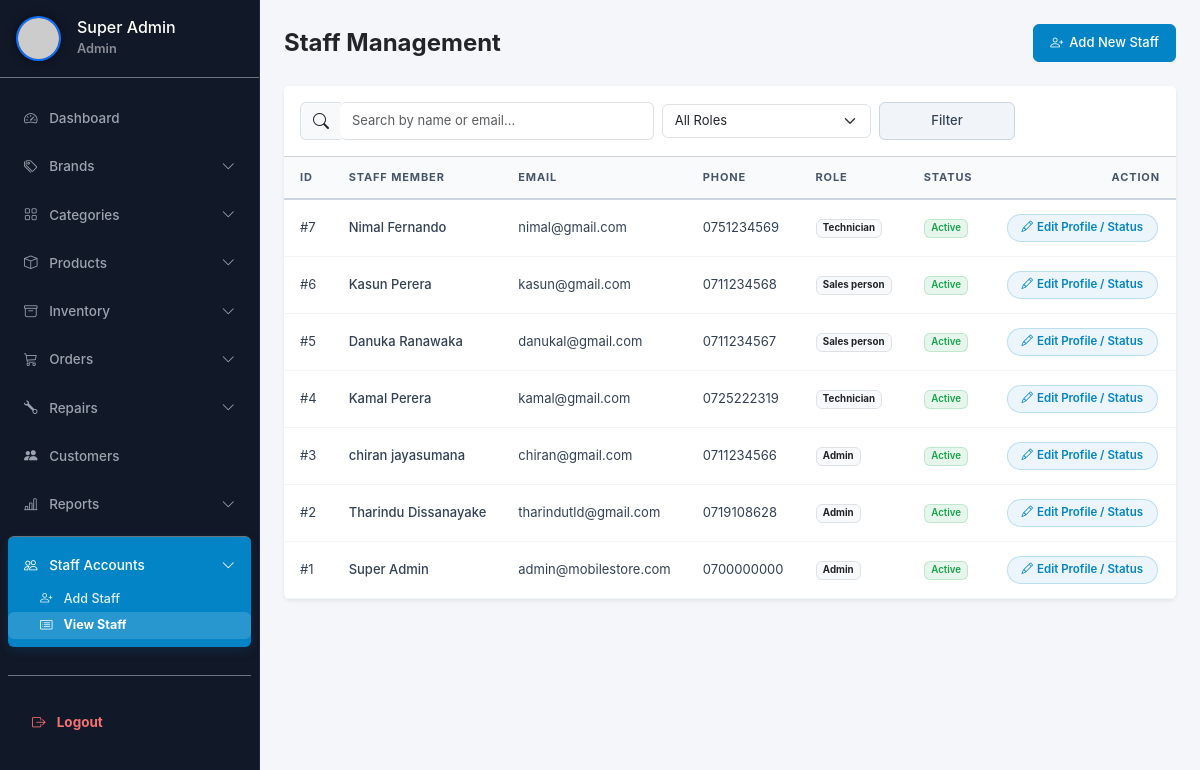
The app's page /legacy_php_backup/admin/adm_view_staff.php (signed in) with its own data.
### tables this page shows
CREATE TABLE `staff_users` (
  `id` int(11) NOT NULL AUTO_INCREMENT,
  `first_name` varchar(50) NOT NULL,
  `last_name` varchar(50) NOT NULL,
  `email` varchar(100) NOT NULL,
  `phone` varchar(20) NOT NULL,
  `gender` enum('Male','Female') NOT NULL,
  `birth_date` date NOT NULL,
  `role` enum('Admin','Sales person','Technician') NOT NULL,
  `status` enum('Active','Inactive') NOT NULL,
  `password` varchar(255) NOT NULL,
  `created_at` timestamp NOT NULL DEFAULT current_timestamp(),
  `updated_at` timestamp NOT NULL DEFAULT current_timestamp() ON UPDATE current_timestamp(),
  PRIMARY KEY (`id`),
  UNIQUE KEY `unique_email` (`email`)
);

### legacy_php_backup/admin/adm_view_staff.php (the view, shortened to what this page needs)
<?php
include("../includes/admin/auth_admin.php");
include("../includes/admin/header.php");
$search = $_GET['search'] ?? "";
$where_sql = " WHERE 1=1";
$types = "";
$params = [];
$limit = 10;
$page = isset($_GET['page']) && is_numeric($_GET['page']) ? (int)$_GET['page'] : 1;
$offset = ($page - 1) * $limit;
$sql = "SELECT * FROM staff_users" . $where_sql . " ORDER BY id DESC LIMIT ? OFFSET ?";
$types_pag = $types . "ii";
$params_pag = array_merge($params, [$limit, $offset]);
$stmt = $conn->prepare($sql);
$stmt->bind_param($types_pag, ...$params_pag);
$stmt->execute();
$result = $stmt->get_result();
?>
<div class="container-fluid">
    <div class="row">
        <?php include '../includes/admin/sidebar.php'; ?>
        <div class="col-md-10 p-4">
            <div class="d-flex justify-content-between align-items-center mb-4">
                <h4 class="mb-0 fw-bold">Staff Management</h4>
                <a href="adm_add_staff.php" class="btn btn-primary d-flex align-items-center gap-2">
                    <i class="bi bi-person-plus"></i> Add New Staff
                </a>
            </div>
            <div class="card shadow-sm border-0">
                <div class="card-header bg-white py-3">
                    <form method="GET" class="row g-2 align-items-center">
                        <div class="col-md-5">
                            <div class="input-group">
                                <span class="input-group-text bg-light border-end-0"><i class="bi bi-search"></i></span>
                                <input type="text" name="search" class="form-control border-start-0 ps-0" placeholder="Search by name or email..." value="<?= htmlspecialchars($search); ?>">
                            </div>
                        </div>
                        <div class="col-md-3">
                            <select name="role" class="form-select">
                                <option value="">All Roles</option>
                            </select>
                        </div>
                        <div class="col-md-2">
                            <button class="btn btn-secondary w-100" type="submit">Filter</button>
                        </div>
                    </form>
                </div>
                <div class="table-responsive">
                    <table class="table table-hover align-middle mb-0">
                        <thead class="table-light">
                            <tr>
                                <th class="ps-3">ID</th>
                                <th>Staff Member</th>
                                <th>Email</th>
                                <th>Phone</th>
                                <th>Role</th>
                                <th>Status</th>
                                <th class="text-end pe-3">Action</th>
                            </tr>
                        </thead>
                        <tbody>
                            <?php if($result->num_rows > 0): ?>
                                <?php while ($row = $result->fetch_assoc()):
                                    $jsonData = htmlspecialchars(json_encode($row), ENT_QUOTES, 'UTF-8');
                                ?>
                                    <tr>
                                        <td class="ps-3 text-muted">#<?= $row['id'] ?></td>
                                        <td class="fw-medium text-primary" style="cursor: pointer;" onclick="viewStaffDetails(<?= $jsonData ?>)"><?= htmlspecialchars($row['first_name'] . " " . $row['last_name']) ?></td>
                                        <td><?= htmlspecialchars($row['email']) ?></td>
                                        <td><?= htmlspecialchars($row['phone'] ?? 'N/A') ?></td>
                                        <td><span class="badge bg-light text-dark border"><?= $row['role'] ?></span></td>
                                        <td>
                                            <?php if($row['status'] == 'Active'): ?>
                                                <span class="badge bg-success bg-opacity-10 text-success">Active</span>
                                            <?php else: ?>
                                                <span class="badge bg-secondary bg-opacity-10 text-secondary">Inactive (Resigned)</span>
                                            <?php endif; ?>
                                        </td>
                                        <td class="text-end pe-3">
                                            <a href="adm_edit_staff.php?id=<?= $row['id']; ?>" class="btn btn-sm btn-primary">
                                                <i class="bi bi-pencil"></i> Edit Profile / Status
                                            </a>
                                        </td>
                                    </tr>
                                <?php endwhile; ?>
                            <?php else: ?>
                                <tr>
                                    <td colspan="7" class="text-center py-4 text-muted">No staff members found matching criteria.</td>
                                </tr>
                            <?php endif; ?>
                        </tbody>
                    </table>
                </div>
            </div>
        </div>
    </div>
</div>
<?php include_once('../includes/components/confirmation.php'); ?>
<?php include '../includes/admin/footer.php'; ?>

### assets/css/admin.css (style rules this page uses)
body { font-family: 'Inter', sans-serif; background-color: #f4f6f9; }
.col-md-10 { width: calc(100% - 260px) !important; flex: 0 0 calc(100% - 260px) !important; max-width: calc(100% - 260px) !important; }
.btn { font-size: 13px !important; padding: 6px 16px !important; border-radius: 6px !important; font-weight: 500 !important; transition: all 0.2s ease-in-out !important; height: 38px !important; display: inline-flex !important; align-items: center !important; justify-content: center !important; gap: 6px !important; }
.btn-sm { font-size: 12px !important; padding: 4px 12px !important; border-radius: 4px !important; height: 30px !important; }
.btn-primary, .btn-success, .btn-dark, .btn-info { background-color: #0284c7 !important; border-color: #0284c7 !important; color: #ffffff !important; }
.btn-secondary, .btn-light { background-color: #f1f5f9 !important; border-color: #cbd5e1 !important; color: #334155 !important; }
.form-control, .form-select { font-size: 13px !important; padding: 6px 12px !important; border-radius: 6px !important; }
.table td:last-child, .table th:last-child { white-space: nowrap !important; width: 1% !important; }
.table td:last-child .btn, .table td:last-child a { margin: 0 2px !important; }
.table { border: none !important; margin-bottom: 0 !important; }
.table > :not(caption) > * > * { padding: 14px 16px !important; border-bottom: 1px solid #e2e8f0 !important; background-color: transparent !important; box-shadow: none !important; }
.table thead th, .table thead tr th { background-color: #f8fafc !important; color: #475569 !important; font-size: 11px !important; font-weight: 700 !important; text-transform: uppercase !important; letter-spacing: 0.08em !important; border-bottom: 2px solid #cbd5e1 !important; border-top: none !important; border-left: none !important; border-right: none !important; padding: 12px 16px !important; }
.table tbody td { color: #334155 !important; font-size: 13px !important; border: none !important; border-bottom: 1px solid #f1f5f9 !important; }
.table td .btn-primary, .table td a[class*="btn-primary"] { background-color: rgba(2, 132, 199, 0.08) !important; border: 1px solid rgba(2, 132, 199, 0.2) !important; color: #0284c7 !important; border-radius: 30px !important; font-weight: 600 !important; font-size: 11.5px !important; padding: 4px 14px !important; height: 28px !important; display: inline-flex !important; align-items: center !important; justify-content: center !important; gap: 4px !important; box-shadow: none !important; transition: all 0.2s ease-in-out !important; }
.badge.bg-success { background-color: rgba(22, 163, 74, 0.1) !important; color: #16a34a !important; border: 1px solid rgba(22, 163, 74, 0.2) !important; font-weight: 600 !important; }

### records on screen
staff_users: id "7", first_name+last_name "Nimal Fernando", email "nimal@gmail.com", phone "0751234569", role "Technician", status "Active"
staff_users: id "6", first_name+last_name "Kasun Perera", email "kasun@gmail.com", phone "0711234568", role "Sales person", status "Active"
staff_users: id "5", first_name+last_name "Danuka Ranawaka", email "danukal@gmail.com", phone "0711234567", role "Sales person", status "Active"
staff_users: id "4", first_name+last_name "Kamal Perera", email "kamal@gmail.com", phone "0725222319", role "Technician", status "Active"
staff_users: id "3", first_name+last_name "chiran jayasumana", email "chiran@gmail.com", phone "0711234566", role "Admin", status "Active"
staff_users: id "2", first_name+last_name "Tharindu Dissanayake", email "tharindutld@gmail.com", phone "0719108628", role "Admin", status "Active"
staff_users: id "1", first_name+last_name "Super Admin", email "admin@mobilestore.com", phone "0700000000", role "Admin", status "Active"

### other values on screen
$admin_name "Super Admin"
$admin_role "Admin"
